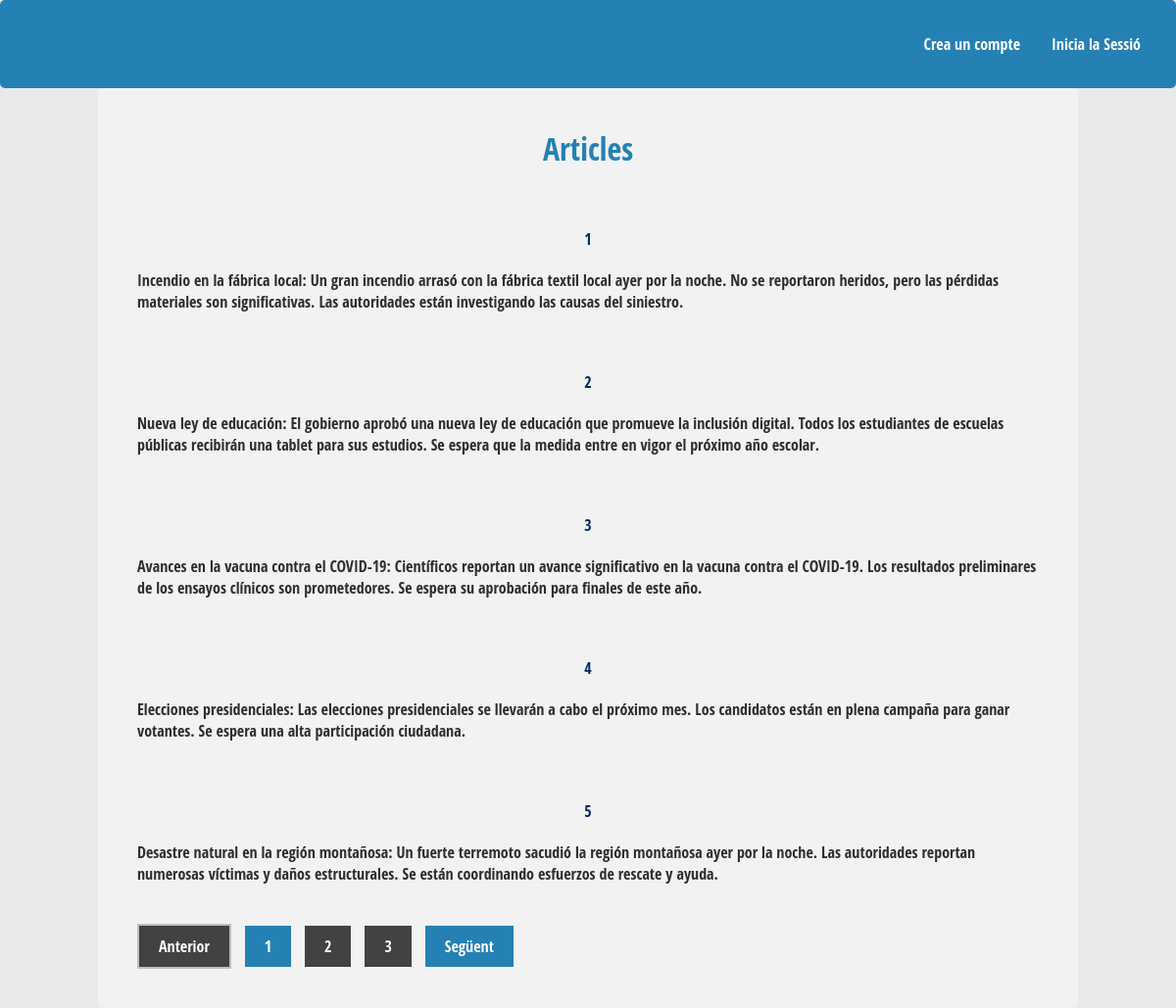
Before: / with the older database file.
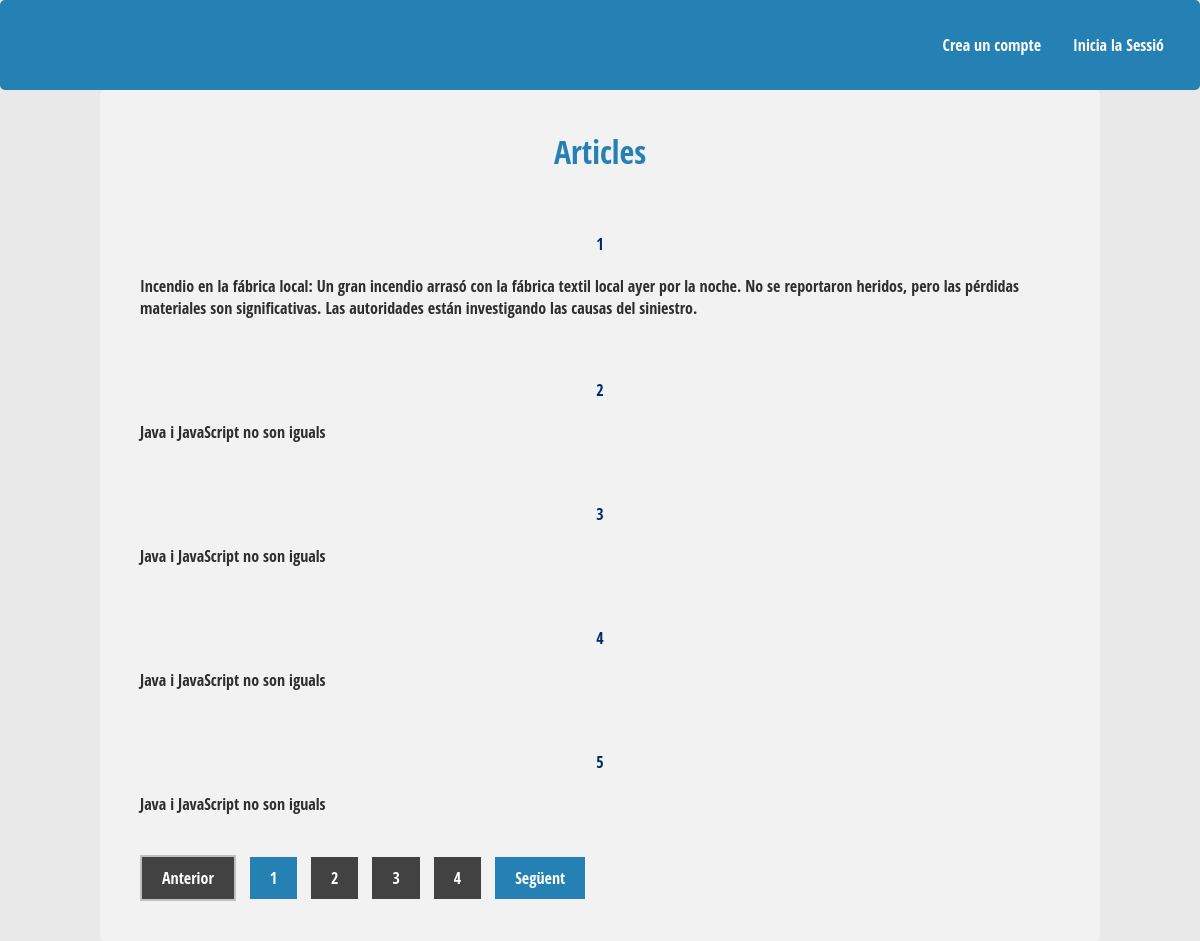
After: the same page with the newer database file.
### tables this page shows
CREATE TABLE IF NOT EXISTS `articles` (
  `id` int(200) NOT NULL AUTO_INCREMENT,
  `article` text NOT NULL,
  PRIMARY KEY (`id`)
);

### index.php (called while the page is built, shortened)
<?php
  if (isset($_GET['articles'])) {
    $limit = $_GET['articles'];
  } else {
    $limit = 5;
  }
  $pagina = isset($_GET['pagina']) && is_numeric($_GET['pagina']) ? $_GET['pagina'] : 1;
  $iLimit = ($pagina-1)*$limit;
  $connexio =  conectar();
  $stmt = $connexio->prepare("SELECT * FROM articles");
  $stmt->execute();
  $totalResultats = $stmt->rowCount();
  $totalPagines = ceil($totalResultats/$limit);
$stmt = $connexio->prepare('SELECT * FROM articles ORDER BY id LIMIT ?, ?');
$stmt->bindParam(1, $iLimit, PDO::PARAM_INT);
$stmt->bindParam(2, $limit, PDO::PARAM_INT);
$stmt->execute();
$articles = $stmt->fetchAll();
require 'Vista/index.vista.php';
?>

### Vista/index.vista.php (the view, shortened to what this page needs)
<!DOCTYPE html>
<html lang="en">
<head>
	<link rel="stylesheet" href="./Estils/estils.css">
</head>
<body>
<div class="navbar">
    <a href="./Controlador/logar.php">Inicia la Sessió</a>
    <a href="./Controlador/registrar.php">Crea un compte</a>
</div>
<div class="contenidor">
		<h1>Articles</h1>
		<?php foreach($articles as $article): ?>
  <div class="article">
    <h4><?php echo $article['id'];?></h4>
    <p><?php echo $article['article'];?></p>
  </div>
<?php endforeach; ?>
<div class="paginacio">
<ul>
  <?php if ($pagina > 1): ?>
   <li class="active"> <a href='<?php echo "?pagina=".($pagina-1); ?>' >Anterior</a> </li>
  <?php else: ?>
  <li class="disabled"> <a>Anterior</a> </li>
  <?php endif; ?>
  <?php for($i = 1; $i <= $totalPagines; $i++): ?>
    <?php if ($pagina == $i): ?>
     <li class="active"> <a ><?php echo $i; ?></a></li>
    <?php else: ?>
     <li> <a href='<?php echo "?pagina=".$i; ?>'><?php echo $i; ?></a> </li>
    <?php endif; ?>
  <?php endfor; ?>
  <?php if ($pagina < $totalPagines): ?>
   <li class="active"> <a href='<?php echo "?pagina=".($pagina+1); ?>'>Següent</a></li>
  <?php else: ?>
   <li class="disabled"> <a>Següent</a> </li>
  <?php endif; ?>
	</ul>
</div>
</div>
</body>
</html>

Changed rows visible on the page:
changed articles id 2: article "Nueva ley de educación: El gobierno aprobó una nueva ley de educación que promueve la inclusión digital. Todos los estudiantes de escuelas públicas recibirán una tablet para sus estudios. Se espera que la medida entre en vigor el próximo año escolar." → "Java i JavaScript no son iguals"
changed articles id 3: article "Avances en la vacuna contra el COVID-19: Científicos reportan un avance significativo en la vacuna contra el COVID-19. Los resultados preliminares de los ensayos clínicos son prometedores. Se espera su aprobación para finales de este año." → "Java i JavaScript no son iguals"
changed articles id 4: article "Elecciones presidenciales: Las elecciones presidenciales se llevarán a cabo el próximo mes. Los candidatos están en plena campaña para ganar votantes. Se espera una alta participación ciudadana." → "Java i JavaScript no son iguals"
changed articles id 5: article "Desastre natural en la región montañosa: Un fuerte terremoto sacudió la región montañosa ayer por la noche. Las autoridades reportan numerosas víctimas y daños estructurales. Se están coordinando esfuerzos de rescate y ayuda." → "Java i JavaScript no son iguals"
Other visible differences:
new list line: "4"
